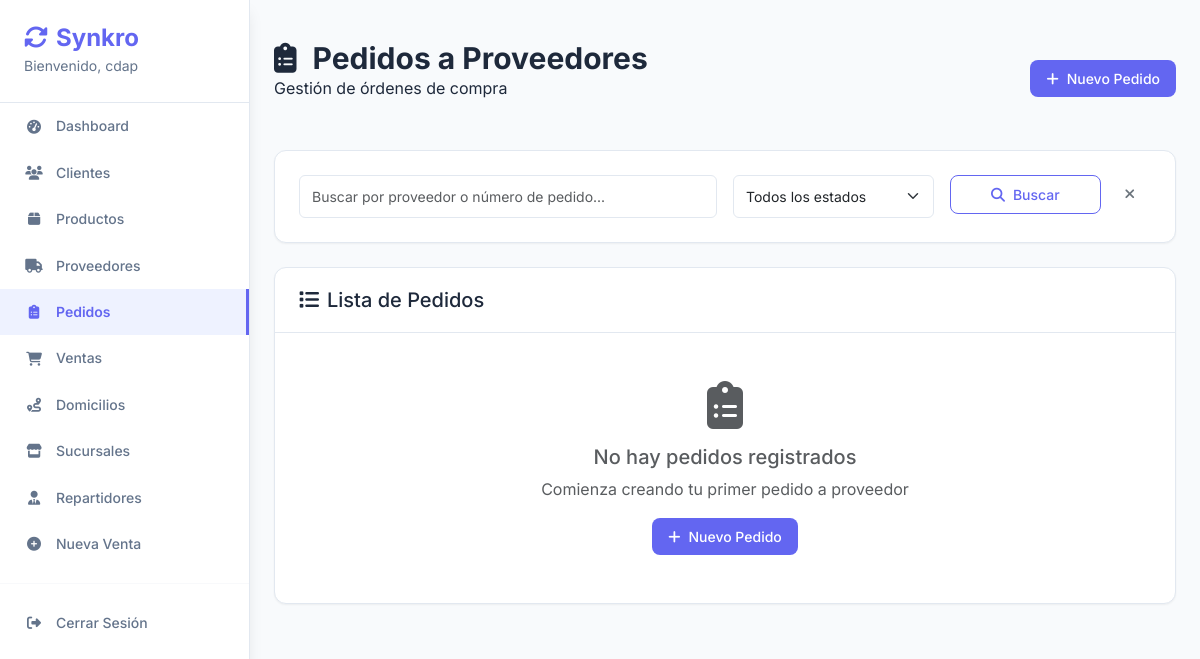
Page /pedidos/ (signed in) on the earlier database version.
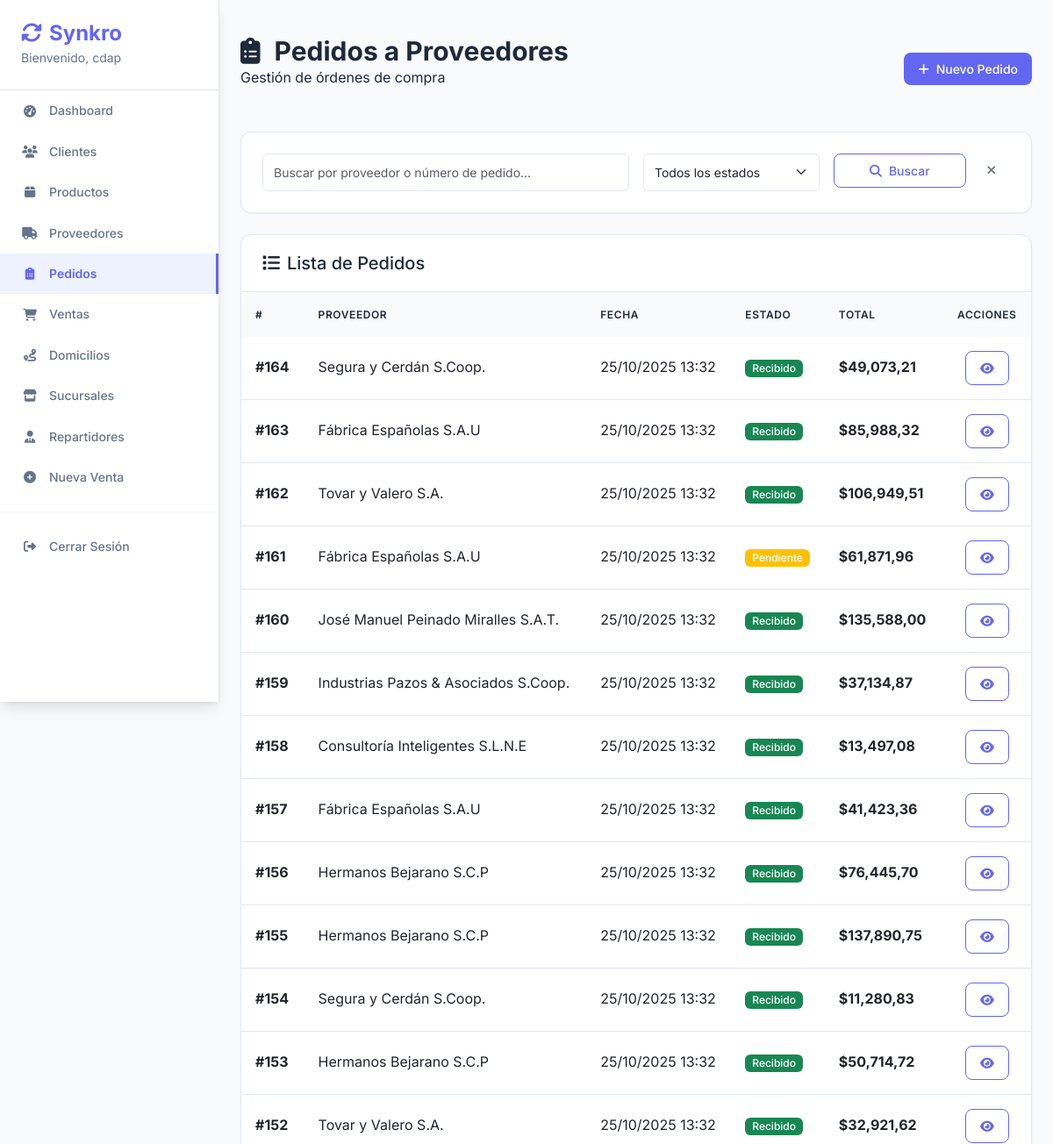
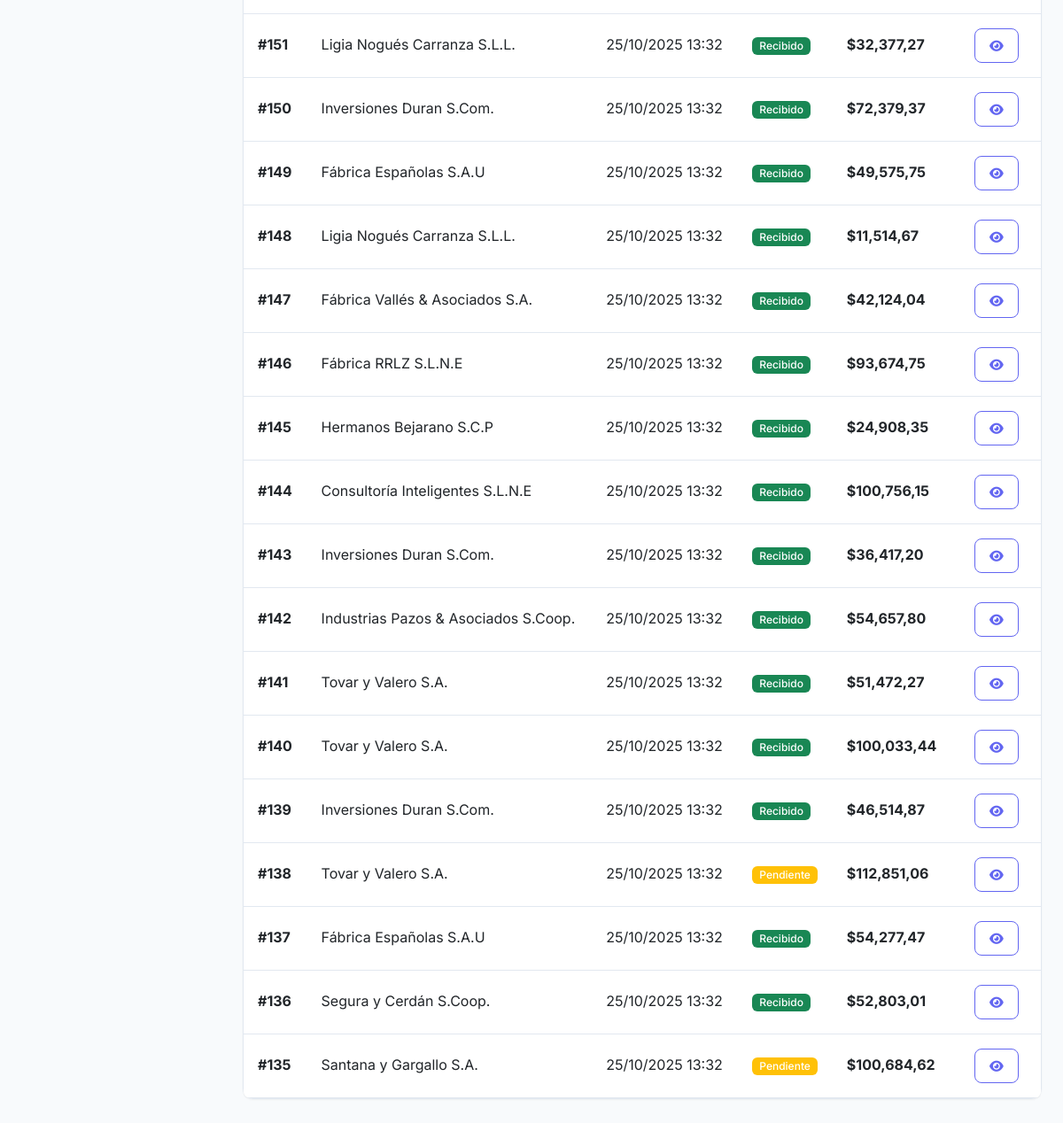
Same page on the later database version (2 pictures, top to bottom).
### core/models.py (models this page shows, shortened)
class PedidoProveedor(models.Model):
    ESTADO_CHOICES = [
        ('PENDIENTE', 'Pendiente'),
        ('RECIBIDO', 'Recibido'),
        ('CANCELADO', 'Cancelado'),
        ('PAGANDO', 'Pagando'),
    ]
    proveedor = models.ForeignKey(Proveedor, on_delete=models.PROTECT)
    fecha_pedido = models.DateTimeField(auto_now_add=True)
    estado = models.CharField(max_length=20, choices=ESTADO_CHOICES, default='PENDIENTE')
    costo_total = models.DecimalField(max_digits=12, decimal_places=2, default=0, editable=False)
    _estado_anterior = None
    def __init__(self, *args, **kwargs):
        super().__init__(*args, **kwargs)
        self._estado_anterior = self.estado

class Proveedor(models.Model):
    nombre = models.CharField(max_length=200)
    contacto = models.CharField(max_length=100, blank=True)
    razon_social = models.CharField(max_length=200, blank=True)
    direccion = models.CharField(max_length=200, blank=True)
    telefono = models.CharField(max_length=20, blank=True)
    email = models.EmailField(blank=True, null=True)

### core/views.py (the view)
# urls.py: path('pedidos/', views.pedido_list, name='pedido_list'),
@login_required
def pedido_list(request):
    search = request.GET.get('search', '')
    estado = request.GET.get('estado', '')
    pedidos = PedidoProveedor.objects.select_related('proveedor').prefetch_related('detalles_pedido__producto')
    if search:
        pedidos = pedidos.filter(
            Q(proveedor__nombre__icontains=search) |
            Q(id__icontains=search)
        )
    if estado:
        pedidos = pedidos.filter(estado=estado)
    pedidos = pedidos.order_by('-fecha_pedido')
    return render(request, 'pedidos/list.html', {
        'pedidos': pedidos,
        'search': search,
        'estado_selected': estado,
        'estados': PedidoProveedor.ESTADO_CHOICES
    })

### core/templates/pedidos/list.html (shortened to what the changed rows need)
{% extends 'base.html' %}
{% load humanize %}
{% block content %}
<div class="page-header">
    <div class="d-flex justify-content-between align-items-center">
        <div>
            <h1 class="page-title">
                <i class="fas fa-clipboard-list me-3"></i>Pedidos a Proveedores
            </h1>
        </div>
    </div>
</div>
<div class="card">
    <div class="card-body p-0">
        {% if pedidos %}
            <div class="table-responsive">
                <table class="table table-hover mb-0">
                    <thead>
                        <tr>
                            <th>#</th>
                            <th>Proveedor</th>
                            <th>Fecha</th>
                            <th>Estado</th>
                            <th>Total</th>
                            <th class="text-center">Acciones</th>
                        </tr>
                    </thead>
                    <tbody>
                        {% for pedido in pedidos %}
                        <tr>
                            <td><strong>#{{ pedido.id }}</strong></td>
                            <td>{{ pedido.proveedor.nombre }}</td>
                            <td>{{ pedido.fecha_pedido|date:"d/m/Y H:i" }}</td>
                            <td>
                                {% if pedido.estado == 'PENDIENTE' %}
                                    <span class="badge bg-warning">{{ pedido.get_estado_display }}</span>
                                {% elif pedido.estado == 'RECIBIDO' %}
                                    <span class="badge bg-success">{{ pedido.get_estado_display }}</span>
                                {% else %}
                                    <span class="badge bg-danger">{{ pedido.get_estado_display }}</span>
                                {% endif %}
                            </td>
                            <td><strong>${{ pedido.costo_total|floatformat:2|intcomma }}</strong></td>
                            <td class="text-center">
                                <div class="btn-group btn-group-sm">
                                    <a href="{% url 'pedido_detail' pedido.pk %}"
                                       class="btn btn-outline-primary" title="Ver Detalle">
                                        <i class="fas fa-eye"></i>
                                    </a>
                                </div>
                            </td>
                        </tr>
                        {% endfor %}
                    </tbody>
                </table>
            </div>
        {% else %}
            <div class="text-center py-5">
                <i class="fas fa-clipboard-list fa-3x text-muted mb-3"></i>
                <h5 class="text-muted">No hay pedidos registrados</h5>
                <p class="text-muted">Comienza creando tu primer pedido a proveedor</p>
                <a href="{% url 'pedido_add' %}" class="btn btn-primary">
                    <i class="fas fa-plus me-2"></i>Nuevo Pedido
                </a>
            </div>
        {% endif %}
    </div>
</div>
{% endblock %}

Differences in the rows shown:
added PedidoProveedor: id "164", proveedor.nombre "Segura y Cerdán S.Coop.", fecha_pedido "25/10/2025 13:32", estado "Recibido", costo_total "49,073,21"
added PedidoProveedor: id "163", proveedor.nombre "Fábrica Españolas S.A.U", fecha_pedido "25/10/2025 13:32", estado "Recibido", costo_total "85,988,32"
added PedidoProveedor: id "162", proveedor.nombre "Tovar y Valero S.A.", fecha_pedido "25/10/2025 13:32", estado "Recibido", costo_total "106,949,51"
added PedidoProveedor: id "161", proveedor.nombre "Fábrica Españolas S.A.U", fecha_pedido "25/10/2025 13:32", estado "Pendiente", costo_total "61,871,96"
added PedidoProveedor: id "160", proveedor.nombre "José Manuel Peinado Miralles S.A.T.", fecha_pedido "25/10/2025 13:32", estado "Recibido", costo_total "135,588,00"
added PedidoProveedor: id "159", proveedor.nombre "Industrias Pazos & Asociados S.Coop.", fecha_pedido "25/10/2025 13:32", estado "Recibido", costo_total "37,134,87"
added PedidoProveedor: id "158", proveedor.nombre "Consultoría Inteligentes S.L.N.E", fecha_pedido "25/10/2025 13:32", estado "Recibido", costo_total "13,497,08"
added PedidoProveedor: id "157", proveedor.nombre "Fábrica Españolas S.A.U", fecha_pedido "25/10/2025 13:32", estado "Recibido", costo_total "41,423,36"
added PedidoProveedor: id "156", proveedor.nombre "Hermanos Bejarano S.C.P", fecha_pedido "25/10/2025 13:32", estado "Recibido", costo_total "76,445,70"
added PedidoProveedor: id "155", proveedor.nombre "Hermanos Bejarano S.C.P", fecha_pedido "25/10/2025 13:32", estado "Recibido", costo_total "137,890,75"
added PedidoProveedor: id "154", proveedor.nombre "Segura y Cerdán S.Coop.", fecha_pedido "25/10/2025 13:32", estado "Recibido", costo_total "11,280,83"
added PedidoProveedor: id "153", proveedor.nombre "Hermanos Bejarano S.C.P", fecha_pedido "25/10/2025 13:32", estado "Recibido", costo_total "50,714,72"
added PedidoProveedor: id "152", proveedor.nombre "Tovar y Valero S.A.", fecha_pedido "25/10/2025 13:32", estado "Recibido", costo_total "32,921,62"
added PedidoProveedor: id "151", proveedor.nombre "Ligia Nogués Carranza S.L.L.", fecha_pedido "25/10/2025 13:32", estado "Recibido", costo_total "32,377,27"
added PedidoProveedor: id "150", proveedor.nombre "Inversiones Duran S.Com.", fecha_pedido "25/10/2025 13:32", estado "Recibido", costo_total "72,379,37"
added PedidoProveedor: id "149", proveedor.nombre "Fábrica Españolas S.A.U", fecha_pedido "25/10/2025 13:32", estado "Recibido", costo_total "49,575,75"
added PedidoProveedor: id "148", proveedor.nombre "Ligia Nogués Carranza S.L.L.", fecha_pedido "25/10/2025 13:32", estado "Recibido", costo_total "11,514,67"
added PedidoProveedor: id "147", proveedor.nombre "Fábrica Vallés & Asociados S.A.", fecha_pedido "25/10/2025 13:32", estado "Recibido", costo_total "42,124,04"
added PedidoProveedor: id "146", proveedor.nombre "Fábrica RRLZ S.L.N.E", fecha_pedido "25/10/2025 13:32", estado "Recibido", costo_total "93,674,75"
added PedidoProveedor: id "145", proveedor.nombre "Hermanos Bejarano S.C.P", fecha_pedido "25/10/2025 13:32", estado "Recibido", costo_total "24,908,35"
added PedidoProveedor: id "144", proveedor.nombre "Consultoría Inteligentes S.L.N.E", fecha_pedido "25/10/2025 13:32", estado "Recibido", costo_total "100,756,15"
added PedidoProveedor: id "143", proveedor.nombre "Inversiones Duran S.Com.", fecha_pedido "25/10/2025 13:32", estado "Recibido", costo_total "36,417,20"
added PedidoProveedor: id "142", proveedor.nombre "Industrias Pazos & Asociados S.Coop.", fecha_pedido "25/10/2025 13:32", estado "Recibido", costo_total "54,657,80"
added PedidoProveedor: id "141", proveedor.nombre "Tovar y Valero S.A.", fecha_pedido "25/10/2025 13:32", estado "Recibido", costo_total "51,472,27"
added PedidoProveedor: id "140", proveedor.nombre "Tovar y Valero S.A.", fecha_pedido "25/10/2025 13:32", estado "Recibido", costo_total "100,033,44"
added PedidoProveedor: id "139", proveedor.nombre "Inversiones Duran S.Com.", fecha_pedido "25/10/2025 13:32", estado "Recibido", costo_total "46,514,87"
added PedidoProveedor: id "138", proveedor.nombre "Tovar y Valero S.A.", fecha_pedido "25/10/2025 13:32", estado "Pendiente", costo_total "112,851,06"
added PedidoProveedor: id "137", proveedor.nombre "Fábrica Españolas S.A.U", fecha_pedido "25/10/2025 13:32", estado "Recibido", costo_total "54,277,47"
added PedidoProveedor: id "136", proveedor.nombre "Segura y Cerdán S.Coop.", fecha_pedido "25/10/2025 13:32", estado "Recibido", costo_total "52,803,01"
added PedidoProveedor: id "135", proveedor.nombre "Santana y Gargallo S.A.", fecha_pedido "25/10/2025 13:32", estado "Pendiente", costo_total "100,684,62"
Other differences:
text no longer shown: "No hay pedidos registrados Comienza creando tu primer pedido a proveedor Nuevo Pedido"
text now shown: "# PROVEEDOR FECHA ESTADO TOTAL ACCIONES"
